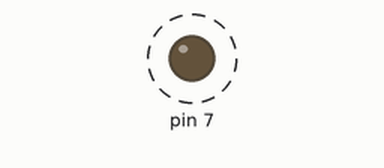
This sketch was run on a simulated Arduino Uno, built with avr-gcc and run on an emulated ATmega328P. On the bench: output pins drawn as LEDs (lit = HIGH). Dashed ring = blinking.

Above: at 1.2 s.
Timing chart, 0 to 5.1 s (numbered marks = the images above):
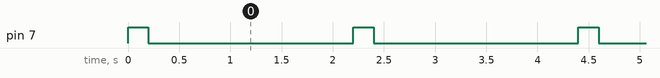

Measured:
- by itself, pin 7: alternates HIGH for 0.20 s and LOW for 2.0 s

The sketch:

BuzzerKullanimi.ino
```cpp
void setup() {

  pinMode(7,OUTPUT);
}

void loop() {

  digitalWrite(7,HIGH);
  delay(200);
  digitalWrite(7,LOW);
  delay(2000);
}
```
